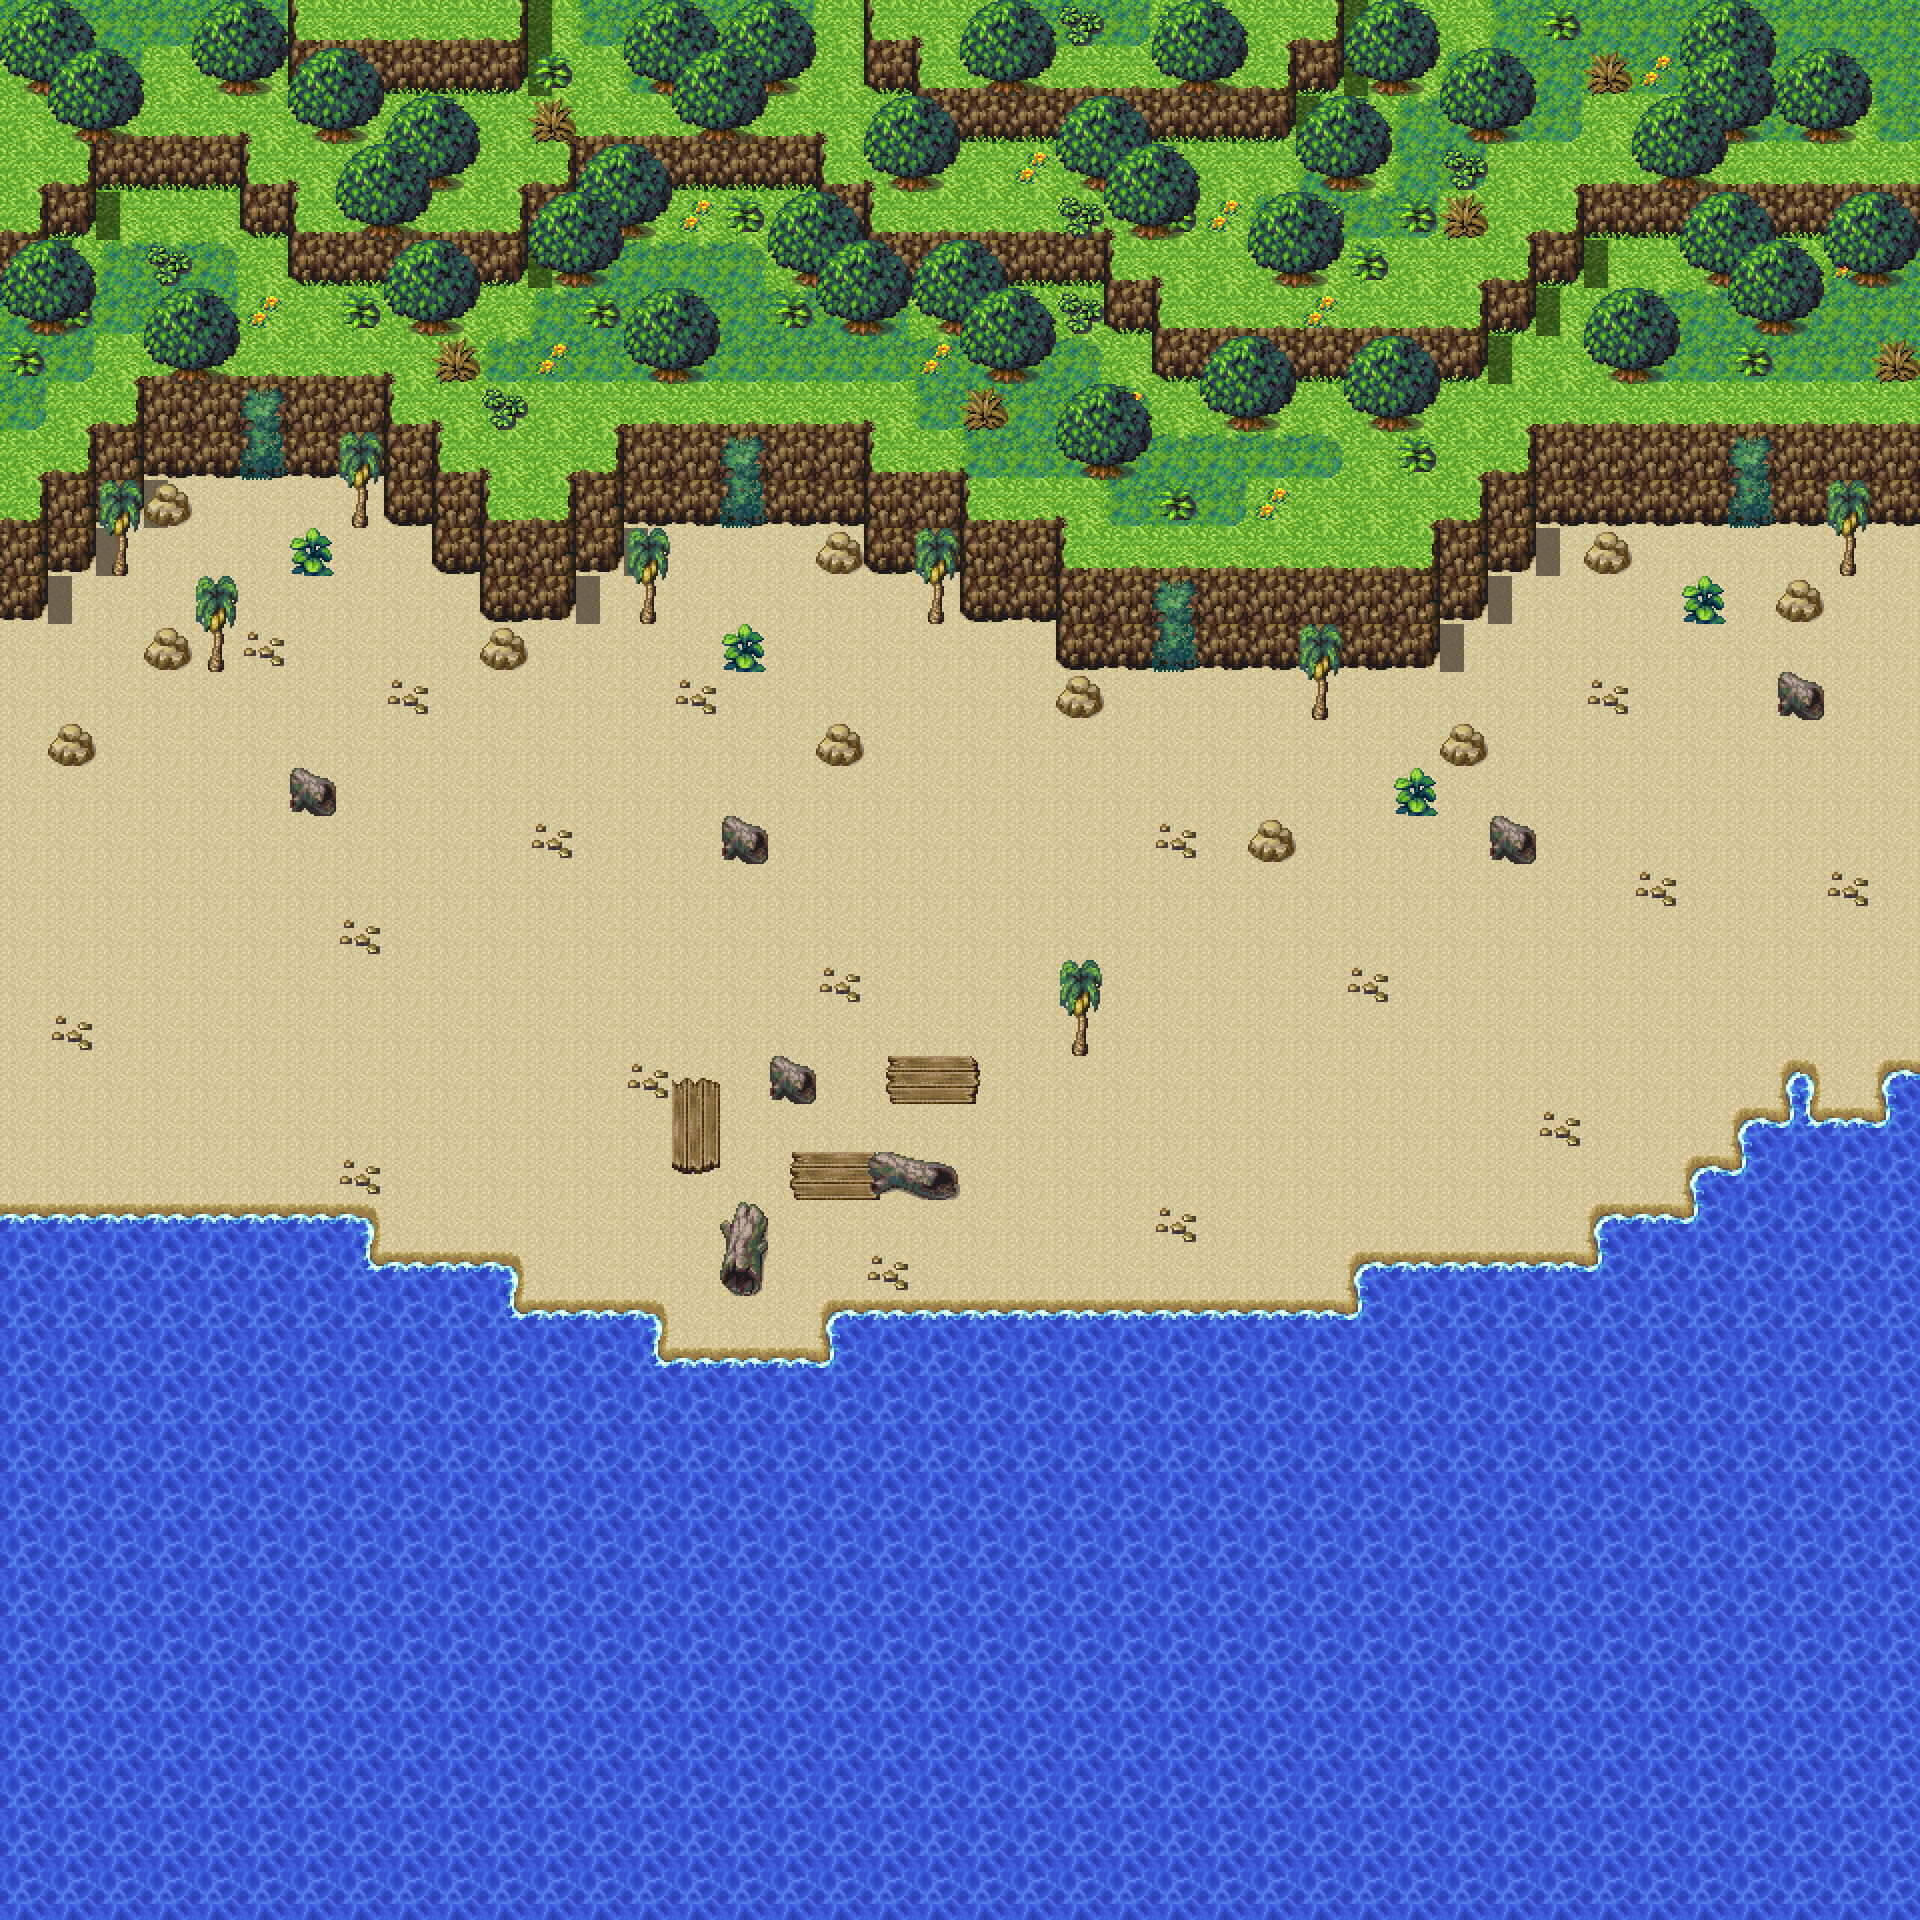

A 2D game scene composited from a Tiled map and its tileset images. What follows is a short description and the map's XML, with each tile layer's data collapsed to a summary:
An orthogonal 40x40 tile map with 48x48 px tiles, 3 tile layers (Tile Layer 3, Tile Layer 1, Tile Layer 2), 3 tilesets, 1 image layer and 3 objects (2x MapEvent, Spawn).

<map version="1.10" tiledversion="1.11.2" orientation="orthogonal" renderorder="right-down" width="40" height="40" tilewidth="48" tileheight="48" infinite="0" nextlayerid="9" nextobjectid="5">
 <tileset firstgid="1" source="../tilesets/new tilesets/fes_Outside_B_MV.tsx" />
 <tileset firstgid="257" source="../tilesets/new tilesets/fes_outside_BCDE_01.tsx" />
 <tileset firstgid="513" source="../tilesets/new tilesets/fes_outside_BCDE_03.tsx" />
 <group id="2" name="UNDER PLAYER">
  <imagelayer id="4" name="Map">
   <image source="../TSMap/Seacoast.png" width="1920" height="1920" />
  </imagelayer>
  <layer id="7" name="Tile Layer 3" width="40" height="40">
   <data>[1600 cells, 3 non-empty, 3 distinct tile ids]</data>
  </layer>
  <layer id="1" name="Tile Layer 1" width="40" height="40">
   <data>[1600 cells, 10 non-empty, 10 distinct tile ids]</data>
  </layer>
 </group>
 <group id="3" name="ABOVE PLAYER">
  <layer id="5" name="Tile Layer 2" width="40" height="40">
   <data>[1600 cells, 3 non-empty, 1 distinct tile ids]</data>
  </layer>
 </group>
 <objectgroup id="6" name="Logic">
  <object id="1" name="Spawn" x="841.5" y="1179.5">
   <point />
  </object>
 </objectgroup>
 <objectgroup id="8" name="Objects">
  <object id="3" name="NPC_Girl" type="MapEvent" x="768" y="1200" width="48" height="48">
   <properties>
    <property name="autonomous_move_delay" type="int" value="1" />
    <property name="autonomous_move_route" value="" />
    <property name="autonomous_move_type" value="STATIC" />
    <property name="base_speed" type="float" value="70" />
    <property name="character_index" type="int" value="5" />
    <property name="initial_direction" value="UP" />
    <property name="is_solid" type="bool" value="true" />
    <property name="is_static" type="bool" value="false" />
    <property name="script_id" value="" />
    <property name="sprite_sheet" type="file" value="../characters/feschar_big_021.png" />
    <property name="type" value="MapEvent" />
    <property name="visibility_flag" value="L0_INTRO_DONE" />
    <property name="visibility_flag_is" type="bool" value="false" />
   </properties>
  </object>
  <object id="4" name="NPC_Player" type="MapEvent" x="768" y="1104" width="48" height="48">
   <properties>
    <property name="autonomous_move_delay" type="int" value="1" />
    <property name="autonomous_move_route" value="" />
    <property name="autonomous_move_type" value="STATIC" />
    <property name="base_speed" type="float" value="70" />
    <property name="character_index" type="int" value="2" />
    <property name="initial_direction" value="DOWN" />
    <property name="is_solid" type="bool" value="true" />
    <property name="is_static" type="bool" value="false" />
    <property name="script_id" value="" />
    <property name="sprite_sheet" type="file" value="../characters/feschar_big_001.png" />
    <property name="type" value="MapEvent" />
   </properties>
  </object>
 </objectgroup>
</map>
